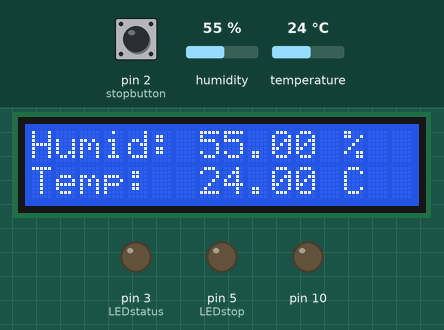
This sketch was run on a simulated Arduino Uno, built with avr-gcc and run on an emulated ATmega328P. On the bench: 16×2 character LCD, output pins drawn as LEDs (lit = HIGH). Inputs (shaded band) come from the test bench; at power-on: humidity 55 %, pin 2 (stopbutton) LOW, temperature 24 °C. The local clock reads 2024-03-15 10:24:30 at power-on unless the sketch sets it; storage starts empty; what the sketch prints to the serial monitor is not drawn. At 30.6 s the program stops and its outputs stay as they are.

Above: at 1.2 s.
1.3 s: humidity set to 22 %
At 11.6 s:
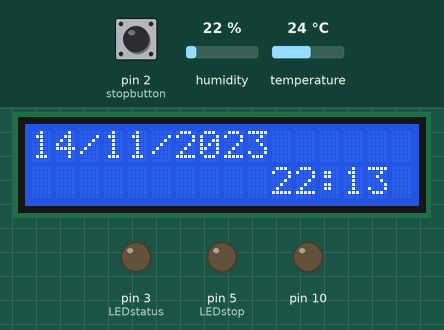
At 16.6 s:
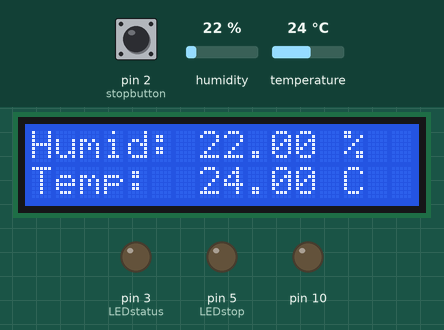
29.3 s: pin 2 (stopbutton) pulled HIGH for 3 s
At 31.4 s:
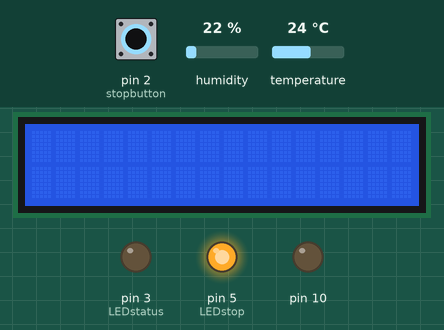
Timing chart, 0 to 32.1 s (numbered marks = the images above; inputs shaded):
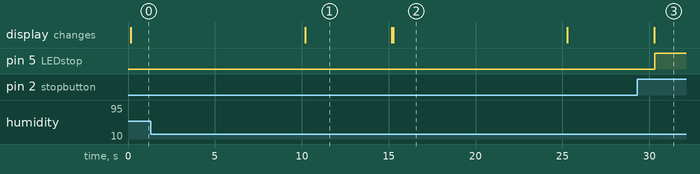

The sketch:

Room_Temperature_LCD_timefunction.ino
```cpp
#include <SPI.h>
#include <SD.h>                   //SD Card
#include <Wire.h>                 //I2C Bus
#include <RTClib.h>               //Real Time Clock
#include <dht.h>                  //DHT11 Humidity and Temperadure Sensor
#include <LiquidCrystal_I2C.h>    // I2C Lcd Display

//#define x=4
#define DHT11_PIN 7
#define deviceAddress 0x68

RTC_DS3231 rtc;     //the object rtc is created from the class RTC_DS3231
dht DHT;

LiquidCrystal_I2C lcd(0x27, 2, 1, 0, 4, 5, 6, 7, 3, POSITIVE); //

File myFile;
File f;

struct date_time{
      int year;
      int month;
      int day;
      int hour;
      int minute;
      int second;
    };

String date;

char filename[] = "LOGGER00.txt";

const int stopbutton = 2;
const int LEDstatus = 3;
const int LEDstop = 5;

float startTime = 0;
float endTime = 0;


void dateTime(uint16_t* date, uint16_t* time) {
  DateTime now = rtc.now();

  *date = FAT_DATE(now.year(), now.month(), now.day());       // return date using FAT_DATE macro to format fields
  *time = FAT_TIME(now.hour(), now.minute(), now.second());   // return time using FAT_TIME macro to format fields

  startTime = millis();
}


date_time get_dateTime() {

  rtc.begin();
  rtc.adjust(DateTime(F(__DATE__), F(__TIME__)));//auto update from computer time
  DateTime nowTime = rtc.now();

  date_time today;

  today.year = nowTime.year();
  today.month = nowTime.month();
  today.day = nowTime.day();

  today.hour = nowTime.hour();
  today.minute = nowTime.minute();
  today.second = nowTime.second();

  return today;
 }

void stop()
{
 while(1);
}


void setup()
{
  Serial.begin(9600);

  pinMode(10, OUTPUT);

  pinMode(stopbutton, INPUT);
  pinMode(LEDstatus, OUTPUT);
  pinMode(LEDstop, OUTPUT);

  lcd.begin(16,2); //define LCD:  16 columns and 2 rows
  lcd.backlight();

  Serial.print("Initializing SD card...");
  if (!SD.begin(4)) {
    Serial.println("initialization failed!");
    return;
  }
  Serial.println("initialization done.");

  SdFile::dateTimeCallback(dateTime);

  for (uint8_t i = 0; i < 100; i++) {
    filename[6] = i/10 + '0';
    filename[7] = i%10 + '0';
    if (! SD.exists(filename)) {
      Serial.print("File created: ");
      Serial.print(filename);
      myFile = SD.open(filename, FILE_WRITE);
      myFile.println("Date,Time,Temperature,Humidity");
      myFile.close();
      break;  // leave the loop!
    }
  }
}

void loop()
{
  date_time now_datetime;
  now_datetime = get_dateTime();

  myFile = SD.open(filename, FILE_WRITE);
  Serial.println(filename);

  int temp = DHT.read11(DHT11_PIN);

  endTime = millis() - startTime;

  if ( myFile && (endTime > 120000) ){

    startTime = millis();
    Serial.println("New data added to Sd file");
    //date
    myFile.print(now_datetime.year, DEC);
    myFile.print("/");
    myFile.print(now_datetime.month, DEC);
    myFile.print("/");
    myFile.print(now_datetime.day, DEC);
    myFile.print(",");

    //time
    myFile.print(now_datetime.hour);
    myFile.print(':');
    myFile.print(now_datetime.minute);
    myFile.print(",");

    //sensors
    myFile.print(DHT.temperature);
    myFile.print(",");
    myFile.println(DHT.humidity);


  }


  if (digitalRead(stopbutton) == HIGH){

    Serial.print("STOP");
    digitalWrite(LEDstop, HIGH);
    stop();
  }

  myFile.close();

// Print to LCD \\

//Sensors Data

  lcd.setCursor(0,0); //first row first column
  lcd.print("Humid:"); //16 characters poer line

  lcd.setCursor(7,0);
  lcd.print(DHT.humidity);

  lcd.setCursor(13,0);
  lcd.print("%");

  lcd.setCursor(0,1); //first row second column
  lcd.print("Temp:"); //16 characters poer line

  lcd.setCursor(7,1);
  lcd.print(DHT.temperature);

  lcd.setCursor(13,1);
  lcd.print("C");

  delay(10000);

  lcd.clear();//Clean the screen

// Date \\
  lcd.setCursor(0,0);
  lcd.print(now_datetime.day);

  lcd.setCursor(2,0);
  lcd.print("/");

  lcd.setCursor(3,0);
  lcd.print(now_datetime.month);

  lcd.setCursor(5,0);
  lcd.print("/");

  lcd.setCursor(6,0);
  lcd.print(now_datetime.year);

// Time \\


  lcd.setCursor(12,1);
  lcd.print(":");

  lcd.setCursor(13,1);
  lcd.print(now_datetime.minute);

  lcd.setCursor(10,1);
  lcd.print(now_datetime.hour);

  delay (5000);
  lcd.clear();//Clean the screen

  }
```

Measured:
- after the input at 29.3 s, pin 5 (LEDstop): LOW → HIGH after 1.0 s
- what the display in image 1 shows lasts 5.0 s, from 10.2 s to 15.2 s
- what the display in image 2 shows lasts 10.0 s, from 15.3 s to 25.3 s
